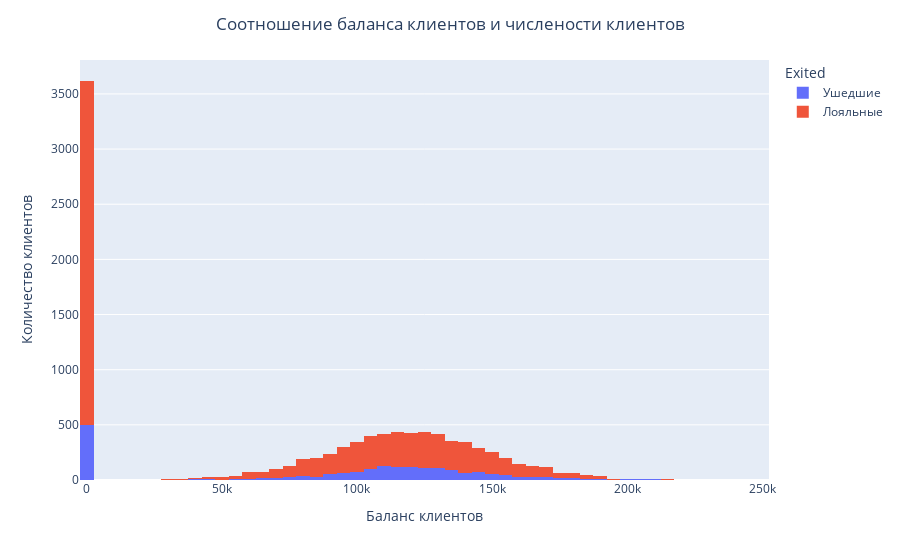

Notebook cell for this chart:
### Markdown cell above
+ ЗАДАНИЯ

9.3. Посмотрите на распределение баланса клиента в разрезе признака оттока. Как различаются суммы на накопительном счёте ушедших и лояльных клиентов? Подумайте и напишите, с чем это может быть связано, что может не устраивать ушедших клиентов в банке.

### Code cell
churn_temp=churn_data.copy()
# Именуем данные
churn_temp['Exited']=churn_temp['Exited'].astype('category')
churn_temp['Exited']=churn_temp['Exited'].cat.rename_categories({1:'Ушедшие', 0: 'Лояльные'})

# Гистограмма
fig=px.histogram(
    churn_temp,
    x='Balance',
    #y='Exited',
    color='Exited'
).update_layout( 
 title={"text": "Соотношение баланса клиентов и числености клиентов", "x": 0.5},
 yaxis_title="Количество клиентов",xaxis_title='Баланс клиентов'
)
fig.show()

### Figure 1 — Plotly figure (JSON) as saved in the notebook; plotly's stock layout.template omitted (floating-point values rounded to 4 significant figures; data arrays with more than 128 entries replaced by an {"elided": "..."} marker saying what was removed)
{"data": [{"alignmentgroup": "True", "bingroup": "x", "hovertemplate": "Exited=Ушедшие<br>Balance=%{x}<br>count=%{y}<extra></extra>", "legendgroup": "Ушедшие", "marker": {"color": "#636efa", "pattern": {"shape": ""}}, "name": "Ушедшие", "offsetgroup": "Ушедшие", "orientation": "v", "showlegend": true, "type": "histogram", "x": {"elided": "2037 float values"}, "xaxis": "x", "yaxis": "y"}, {"alignmentgroup": "True", "bingroup": "x", "hovertemplate": "Exited=Лояльные<br>Balance=%{x}<br>count=%{y}<extra></extra>", "legendgroup": "Лояльные", "marker": {"color": "#EF553B", "pattern": {"shape": ""}}, "name": "Лояльные", "offsetgroup": "Лояльные", "orientation": "v", "showlegend": true, "type": "histogram", "x": {"elided": "7963 float values"}, "xaxis": "x", "yaxis": "y"}], "layout": {"barmode": "relative", "legend": {"title": {"text": "Exited"}, "tracegroupgap": 0}, "margin": {"t": 60}, "title": {"text": "Соотношение баланса клиентов и числености клиентов", "x": 0.5}, "xaxis": {"anchor": "y", "domain": [0, 1], "title": {"text": "Баланс клиентов"}}, "yaxis": {"anchor": "x", "domain": [0, 1], "title": {"text": "Количество клиентов"}}}}
